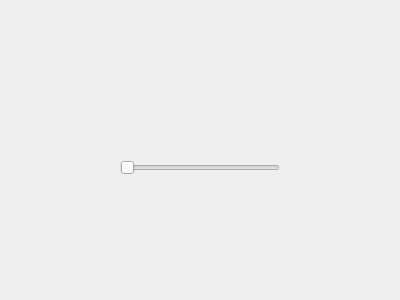
<?xml version="1.0" encoding="UTF-8"?>
<ui version="4.0">
 <class>Form</class>
 <widget class="QWidget" name="Form">
  <property name="geometry">
   <rect>
    <x>0</x>
    <y>0</y>
    <width>400</width>
    <height>300</height>
   </rect>
  </property>
  <property name="windowTitle">
   <string>Form</string>
  </property>
  <widget class="QSlider" name="horizontalSlider">
   <property name="geometry">
    <rect>
     <x>120</x>
     <y>160</y>
     <width>160</width>
     <height>16</height>
    </rect>
   </property>
   <property name="orientation">
    <enum>Qt::Horizontal</enum>
   </property>
  </widget>
 </widget>
 <resources/>
 <connections/>
</ui>
